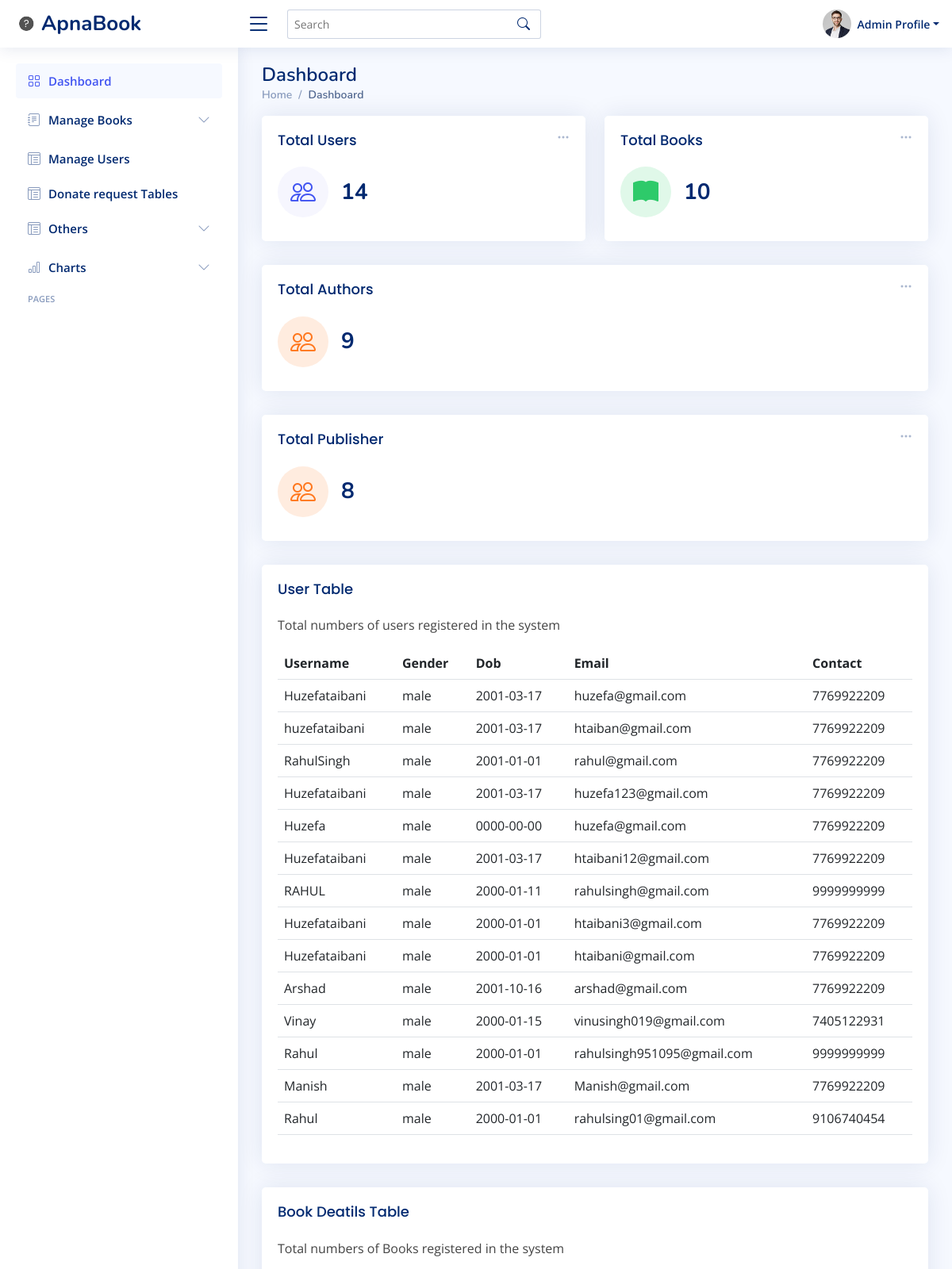
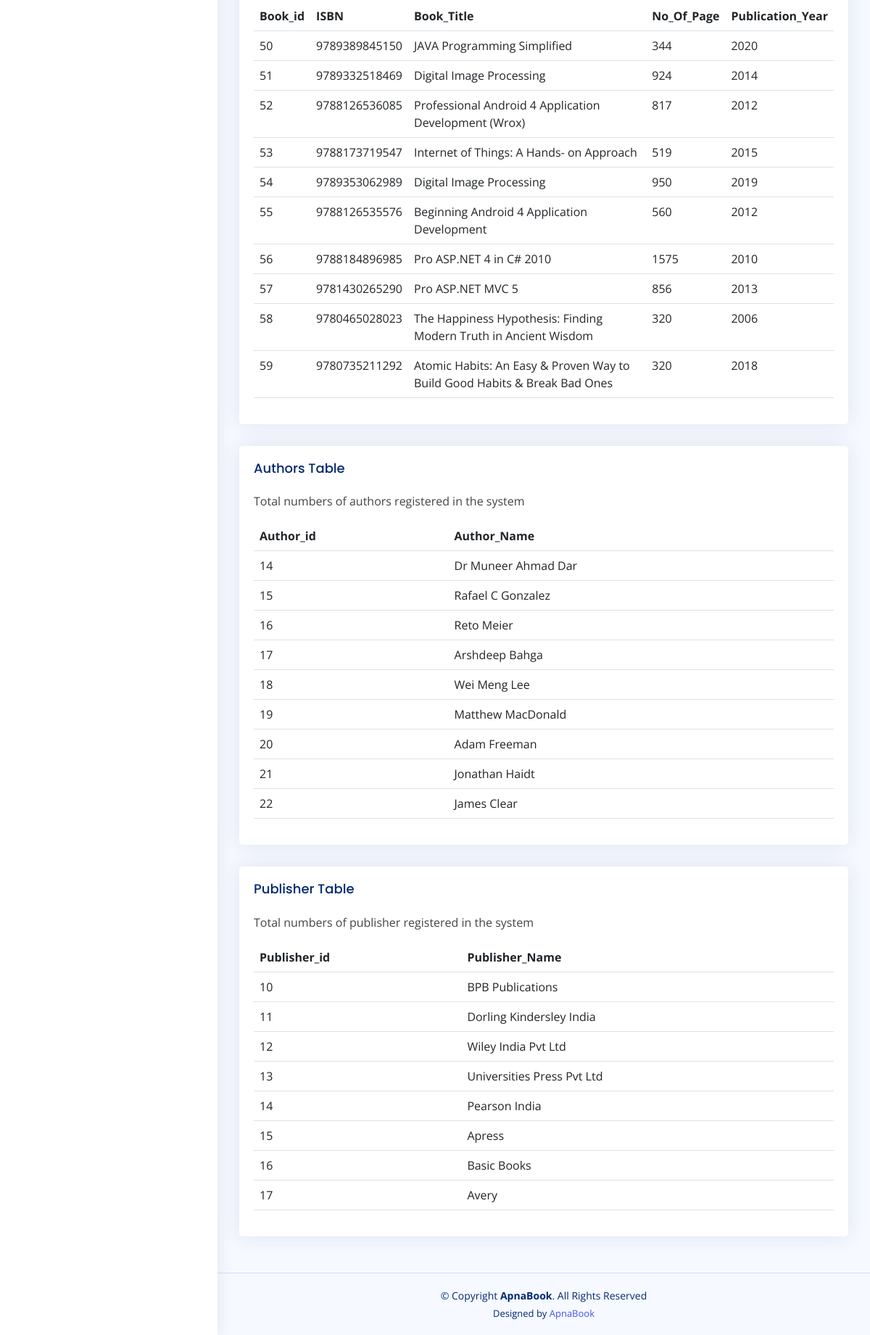
Screenshot of /admin_side/index.php with the database file from the repository (2 pictures, top to bottom).
### tables this page shows
CREATE TABLE `user_register` (
  `register_id` int(11) NOT NULL,
  `Username` varchar(20) NOT NULL,
  `Email_id` varchar(30) NOT NULL,
  `Password` varchar(50) NOT NULL,
  `Gender` varchar(6) NOT NULL,
  `DOB` date NOT NULL,
  `Contact` char(10) NOT NULL,
  `user_type` varchar(5) NOT NULL DEFAULT 'user'
);

CREATE TABLE `book_details` (
  `Book_id` int(11) NOT NULL,
  `ISBN` char(13) NOT NULL,
  `Book_Title` varchar(100) DEFAULT NULL,
  `No_Of_Page` int(11) NOT NULL,
  `Publication_Year` int(11) NOT NULL,
  `image` mediumblob NOT NULL
);

CREATE TABLE `author` (
  `Author_id` int(11) NOT NULL,
  `Author_Name` varchar(60) DEFAULT NULL
);

CREATE TABLE `publisher` (
  `Publisher_id` int(11) NOT NULL,
  `Publisher_Name` varchar(50) DEFAULT NULL
);

### admin_side/index.php (the view, shortened to what this page needs)
<?php
include './admin-header.php';
include '../connection.php';
?>
  <main id="main" class="main">
    <div class="pagetitle">
      <h1>Dashboard</h1>
      <nav>
        <ol class="breadcrumb">
          <li class="breadcrumb-item"><a href="index.php">Home</a></li>
          <li class="breadcrumb-item active">Dashboard</li>
        </ol>
      </nav>
    </div>
    <section class="section dashboard">
      <div class="row">
            <div class="col-xxl-4 col-md-6">
              <div class="card info-card sales-card">
                <div class="filter">
                  <a class="icon" href="#" data-bs-toggle="dropdown"><i class="bi bi-three-dots"></i></a>
                </div>
                <div class="card-body">
                  <h5 class="card-title">Total Users</h5>
                  <div class="d-flex align-items-center">
                    <div class="card-icon rounded-circle d-flex align-items-center justify-content-center">
                    <i class="bi bi-people"></i>
                    </div>
                    <div class="ps-3">
                      <h6>
                      <?php
                        $sql = "SELECT * from user_register";
                        if ($result = mysqli_query($conn, $sql)) {
                            $rowcount = mysqli_num_rows( $result );
                            printf($rowcount);
                         }
                      ?>
                      </h6>
                    </div>
                  </div>
                </div>
              </div>
            </div>
            <div class="col-xxl-4 col-md-6">
              <div class="card info-card revenue-card">
                <div class="filter">
                  <a class="icon" href="#" data-bs-toggle="dropdown"><i class="bi bi-three-dots"></i></a>
                </div>
                <div class="card-body">
                  <h5 class="card-title">Total Books</span></h5>
                  <div class="d-flex align-items-center">
                    <div class="card-icon rounded-circle d-flex align-items-center justify-content-center">
                      <i class="bi bi-book-fill"></i>
                    </div>
                    <div class="ps-3">
                      <h6>
                        <?php
                        $sql = "SELECT * from book_details";
                        if ($result = mysqli_query($conn, $sql)) {
                            $rowcount = mysqli_num_rows( $result );
                            printf($rowcount);
                         }
                      ?>
                      </h6>
                    </div>
                  </div>
                </div>
              </div>
            </div>
            <div class="col-xxl-4 col-xl-12">
              <div class="card info-card customers-card">
                <div class="filter">
                  <a class="icon" href="#" data-bs-toggle="dropdown"><i class="bi bi-three-dots"></i></a>
                </div>
                <div class="card-body">
                  <h5 class="card-title">Total Authors</h5>
                  <div class="d-flex align-items-center">
                    <div class="card-icon rounded-circle d-flex align-items-center justify-content-center">
                      <i class="bi bi-people"></i>
                    </div>
                    <div class="ps-3">
                      <h6>
                        <?php
                        $sql = "SELECT * from author";
                        if ($result = mysqli_query($conn, $sql)) {
                            $rowcount = mysqli_num_rows( $result );
                            printf($rowcount);
                         }
                      ?>
                      </h6>
                    </div>
                  </div>
                </div>
              </div>
            </div>
             <div class="col-xxl-4 col-xl-12">
            <div class="card info-card customers-card">
              <div class="filter">
                <a class="icon" href="#" data-bs-toggle="dropdown"><i class="bi bi-three-dots"></i></a>
              </div>
              <div class="card-body">
                <h5 class="card-title">Total Publisher</h5>
                <div class="d-flex align-items-center">
                  <div class="card-icon rounded-circle d-flex align-items-center justify-content-center">
                    <i class="bi bi-people"></i>
                  </div>
                  <div class="ps-3">
                    <h6>
                      <?php
                      $sql = "SELECT * from publisher";
                      if ($result = mysqli_query($conn, $sql)) {
                          $rowcount = mysqli_num_rows( $result );
                          printf($rowcount);
                      }
                    ?>
                    </h6>
                  </div>
                </div>
              </div>
            </div>
            </div>
          </div>
    </section>
    <section class="section">
      <div class="row">
        <div class="col-lg-12">
          <div class="card">
            <div class="card-body">
              <h5 class="card-title">User Table</h5>
              <p>Total numbers of users registered in the system</p>
              <?php
              $sql="select * from  user_register";
              $q=mysqli_query($conn,$sql);
              ?>
              <table class="table datatable">
                <thead>
                  <tr>
                    <th scope="col">Username</th>
                    <th scope="col">Gender</th>
                    <th scope="col">Dob</th>
                    <th scope="col">Email</th>
                    <th scope="col">Contact</th>
                  </tr>
                </thead>
                <tbody>
                <?php
                    while($result = mysqli_fetch_assoc($q))
                    {
                    echo  "<tr>
                    <td>".$result['Username']."</td>
                    <td>".$result['Gender']."</td>
                    <td>".$result['DOB']."</td>
                    <td>".$result['Email_id']."</td>
                    <td>".$result['Contact']."</td>
                    </tr>";
                    }
                ?>
                </tbody>
              </table>
            </div>
          </div>
        </div>
      </div>
    </section>
  <section class="section">
      <div class="row">
        <div class="col-lg-12">
          <div class="card">
            <div class="card-body">
              <h5 class="card-title">Book Deatils Table</h5>
              <p>Total numbers of Books registered in the system</p>
              <?php
              $sql="select * from  book_details";
              $q=mysqli_query($conn,$sql);
              ?>
              <table class="table datatable">
                <thead>
                  <tr>
                    <th scope="col">Book_id</th>
                    <th scope="col">ISBN</th>
                    <th scope="col">Book_Title</th>
                    <th scope="col">No_Of_Page</th>
                    <th scope="col">Publication_Year</th>
                  </tr>
                </thead>
                <tbody>
                <?php
                    while($result = mysqli_fetch_assoc($q))
                    {
                    echo  "<tr>
                    <td>".$result['Book_id']."</td>
                    <td>".$result['ISBN']."</td>
                    <td>".$result['Book_Title']."</td>
                    <td>".$result['No_Of_Page']."</td>
                    <td>".$result['Publication_Year']."</td>
                    </tr>";
                    }
                ?>
                </tbody>
              </table>
            </div>
          </div>
        </div>
      </div>
    </section>
  <section class="section">
      <div class="row">
        <div class="col-lg-12">
          <div class="card">
            <div class="card-body">
              <h5 class="card-title">Authors Table</h5>
              <p>Total numbers of authors registered in the system</p>
              <?php
              $sql="select * from  author";
              $q=mysqli_query($conn,$sql);
              ?>
              <table class="table datatable">
                <thead>
                  <tr>
                    <th scope="col">Author_id</th>
                    <th scope="col">Author_Name</th>
                  </tr>
                </thead>
                <tbody>
                <?php
                    while($result = mysqli_fetch_assoc($q))
                    {
                    echo  "<tr>
                    <td>".$result['Author_id']."</td>
                    <td>".$result['Author_Name']."</td>
                    </tr>";
                    }
                ?>
                </tbody>
              </table>
            </div>
          </div>
        </div>
      </div>
    </section>
  <section class="section">
      <div class="row">
        <div class="col-lg-12">
          <div class="card">
            <div class="card-body">
              <h5 class="card-title">Publisher Table</h5>
              <p>Total numbers of publisher registered in the system</p>
              <?php
              $sql="select * from  publisher";
              $q=mysqli_query($conn,$sql);
              ?>
              <table class="table datatable">
                <thead>
                  <tr>
                    <th scope="col">Publisher_id</th>
                    <th scope="col">Publisher_Name</th>
                  </tr>
                </thead>
                <tbody>
                <?php
                    while($result = mysqli_fetch_assoc($q))
                    {
                    echo  "<tr>
                    <td>".$result['Publisher_id']."</td>
                    <td>".$result['Publisher_Name']."</td>
                    </tr>";
                    }
                ?>
                </tbody>
              </table>
            </div>
          </div>
        </div>
      </div>
    </section>
  </main>
<?php
include './admin-footer.php';
?>

### rows the page displays
user_register: Username "Huzefataibani", Gender "male", DOB "2001-03-17", Email "huzefa@gmail.com", Contact "7769922209"
user_register: Username "huzefataibani", Gender "male", DOB "2001-03-17", Email "htaiban@gmail.com", Contact "7769922209"
user_register: Username "RahulSingh", Gender "male", DOB "2001-01-01", Email "rahul@gmail.com", Contact "7769922209"
user_register: Username "Huzefataibani", Gender "male", DOB "2001-03-17", Email "huzefa123@gmail.com", Contact "7769922209"
user_register: Username "Huzefa", Gender "male", DOB "0000-00-00", Email "huzefa@gmail.com", Contact "7769922209"
user_register: Username "Huzefataibani", Gender "male", DOB "2001-03-17", Email "htaibani12@gmail.com", Contact "7769922209"
user_register: Username "RAHUL", Gender "male", DOB "2000-01-11", Email "rahulsingh@gmail.com", Contact "9999999999"
user_register: Username "Huzefataibani", Gender "male", DOB "2000-01-01", Email "htaibani3@gmail.com", Contact "7769922209"
user_register: Username "Huzefataibani", Gender "male", DOB "2000-01-01", Email "htaibani@gmail.com", Contact "7769922209"
user_register: Username "Arshad", Gender "male", DOB "2001-10-16", Email "arshad@gmail.com", Contact "7769922209"
user_register: Username "Vinay", Gender "male", DOB "2000-01-15", Email "vinusingh019@gmail.com", Contact "7405122931"
user_register: Username "Rahul", Gender "male", DOB "2000-01-01", Email "rahulsingh951095@gmail.com", Contact "9999999999"
user_register: Username "Manish", Gender "male", DOB "2001-03-17", Email "Manish@gmail.com", Contact "7769922209"
user_register: Username "Rahul", Gender "male", DOB "2000-01-01", Email "rahulsing01@gmail.com", Contact "9106740454"
book_details: Book "50", ISBN "9789389845150", Book_Title "JAVA Programming Simplified", No_Of_Page "344", Publication_Year "2020"
book_details: Book "51", ISBN "9789332518469", Book_Title "Digital Image Processing", No_Of_Page "924", Publication_Year "2014"
book_details: Book "52", ISBN "9788126536085", Book_Title "Professional Android 4 Application Development (Wrox)", No_Of_Page "817", Publication_Year "2012"
book_details: Book "53", ISBN "9788173719547", Book_Title "Internet of Things: A Hands- on Approach", No_Of_Page "519", Publication_Year "2015"
book_details: Book "54", ISBN "9789353062989", Book_Title "Digital Image Processing", No_Of_Page "950", Publication_Year "2019"
book_details: Book "55", ISBN "9788126535576", Book_Title "Beginning Android 4 Application Development", No_Of_Page "560", Publication_Year "2012"
book_details: Book "56", ISBN "9788184896985", Book_Title "Pro ASP.NET 4 in C# 2010", No_Of_Page "1575", Publication_Year "2010"
book_details: Book "57", ISBN "9781430265290", Book_Title "Pro ASP.NET MVC 5", No_Of_Page "856", Publication_Year "2013"
book_details: Book "58", ISBN "9780465028023", Book_Title "The Happiness Hypothesis: Finding Modern Truth in Ancient Wisdom", No_Of_Page "320", Publication_Year "2006"
book_details: Book "59", ISBN "9780735211292", Book_Title "Atomic Habits: An Easy & Proven Way to Build Good Habits & Break Bad Ones", No_Of_Page "320", Publication_Year "2018"
author: Author_id "14", Author_Name "Dr Muneer Ahmad Dar"
author: Author_id "15", Author_Name "Rafael C Gonzalez"
author: Author_id "16", Author_Name "Reto Meier"
author: Author_id "17", Author_Name "Arshdeep Bahga"
author: Author_id "18", Author_Name "Wei Meng Lee"
author: Author_id "19", Author_Name "Matthew MacDonald"
author: Author_id "20", Author_Name "Adam Freeman"
author: Author_id "21", Author_Name "Jonathan Haidt"
author: Author_id "22", Author_Name "James Clear"
publisher: Publisher_id "10", Publisher_Name "BPB Publications"
publisher: Publisher_id "11", Publisher_Name "Dorling Kindersley India"
publisher: Publisher_id "12", Publisher_Name "Wiley India Pvt Ltd"
publisher: Publisher_id "13", Publisher_Name "Universities Press Pvt Ltd"
publisher: Publisher_id "14", Publisher_Name "Pearson India"
publisher: Publisher_id "15", Publisher_Name "Apress"
publisher: Publisher_id "16", Publisher_Name "Basic Books"
publisher: Publisher_id "17", Publisher_Name "Avery"
